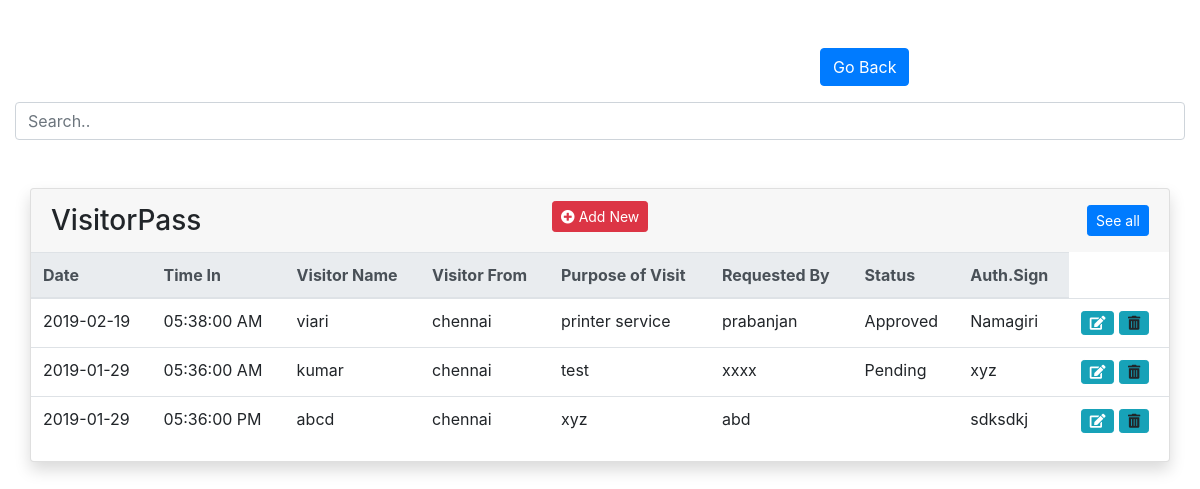
Page /visitorpass/demo.php on the earlier database version.
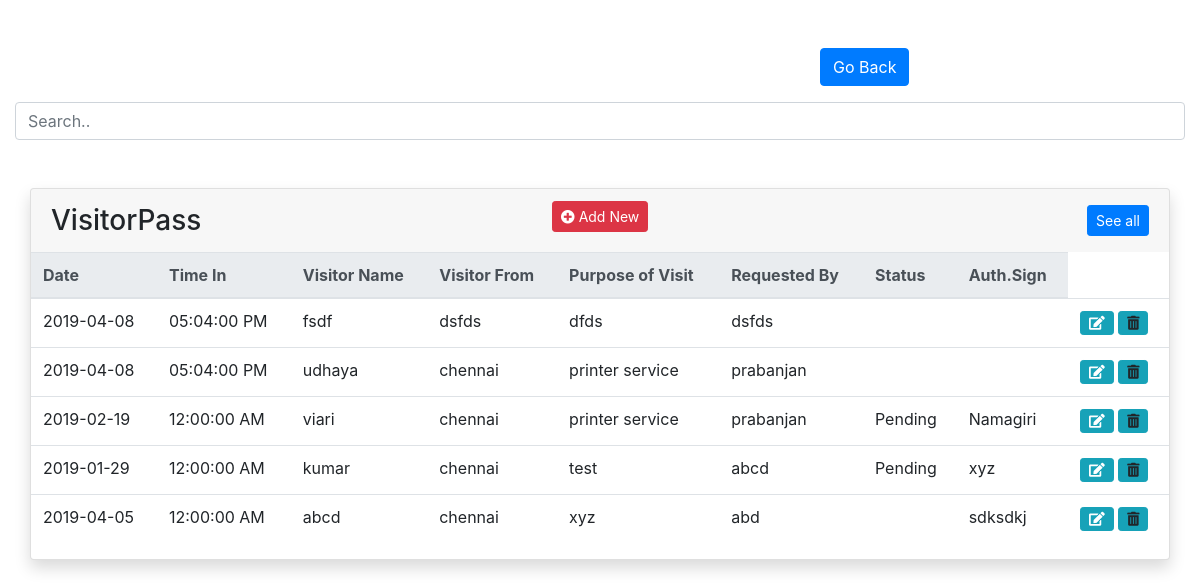
Same page on the later database version.
### tables this page shows
CREATE TABLE `visitor_pass` (
  `v_id` int(100) NOT NULL,
  `date` date NOT NULL,
  `time` time NOT NULL,
  `name` varchar(200) NOT NULL,
  `visitor_from` varchar(300) NOT NULL,
  `visit` varchar(200) NOT NULL,
  `requested` varchar(200) NOT NULL,
  `status` varchar(300) NOT NULL,
  `auth_sign` varchar(300) NOT NULL
);

### visitorpass/demo.php (the view, shortened to what this page needs)
<?php
    include('../config.php');
    $result = $db->query('SELECT v_id,date,TIME_FORMAT(time, "%r")time,name,visitor_from,visit,requested,status,auth_sign FROM visitor_pass ORDER BY v_id DESC');
    $data_record = $result->num_rows;
?>
<html>
<head>
   <link rel="stylesheet" href="https://maxcdn.bootstrapcdn.com/bootstrap/4.2.1/css/bootstrap.min.css">
   <link rel="stylesheet" href="https://use.fontawesome.com/releases/v5.6.3/css/all.css">
<link href="//cdnjs.cloudflare.com/ajax/libs/bootstrap-datetimepicker/4.17.37/css/bootstrap-datetimepicker.css" rel="stylesheet"/>
</head>
<body>
<br/><br/>
<div class="row">
      <div class="col-md-4"></div>
      <div class="col-md-4"> <h2> </h2></div>
      <div class="col-md-4">
		 <a href ="http://192.168.0.64/viaridash/viari.php" class="btn btn-primary back">Go Back</a>
      </div>
  </div>
 <div class="container-fluid mt--7">
  <input class="form-control" id="myInput" type="text" placeholder="Search..">
    <div class="container-fluid mt--7">
      <div class="row mt-5">
        <div class="col-xl-12 mb-5 mb-xl-0">
          <div class="card shadow">
            <div class="card-header border-0">
              <div class="row align-items-center">
                <div class="col">
                  <h3 class="mb-0">VisitorPass</h3>
                </div>
				<h3><a data="page_0" class="model_form btn btn-sm btn-danger" href="#"><i class="fas fa-plus-circle"></i> Add New</a></h3>
                <div class="col text-right">
                  <a href="#!" class="btn btn-sm btn-primary">See all</a>
                </div>
              </div>
            </div>
            <div class="table-responsive">
              <table class="table align-items-center table-flush">
                <thead class="thead-light">
                  <tr>
                    <th scope="col">Date</th>
					<th scope="col">Time In</th>
					<th scope="col">Visitor Name</th>
                    <th scope="col">Visitor From</th>
					<th scope="col">Purpose of Visit</th>
					<th scope="col">Requested By</th>
					<th scope="col">Status</th>
					<th scope="col">Auth.Sign</th>
                  </tr>
                </thead>
				<tbody id="myTable">
                <?php if(isset($result) && ($data_record) > 0)  : $i=1; ?>
                    <?php  while ($users = mysqli_fetch_object($result)) { ?>
                        <tr class="<?=$users->v_id?>_del">
                            <td><?=$users->date;?></td>
                            <td><?=$users->time;?></td>
                            <td><?=$users->name;?></td>
                            <td><?=$users->visitor_from;?></td>
                            <td><?=$users->visit;?></td>
                            <td><?=$users->requested;?></td>
							<td><?=$users->status;?></td>
							<td><?=$users->auth_sign;?></td>
                            <td><a data="<?php echo 'page_'.$users->v_id ?>" class="model_form btn btn-info btn-sm" href="#"> <span> <i class="fas fa-edit"></i></span></a>
                            <a data="<?php echo  $users->v_id ?>" title="Delete <?php echo $users->date;?>" class="tip delete_check btn btn-info btn-sm "><span> <i class="fas fa-trash-alt"></i></span> </a>
                            </td>
                        </tr>
                <?php $i++; } ?>
            <?php else : echo '<tr><td colspan="8"><div align="center">-------No record found -----</div></td></tr>'; ?>
           <?php endif; ?>
            </tbody>
              </table>
    </div>
	</div>
            </div>
          </div>
		  <br/>
        </div>
      </div>
   <link href="../assets/vendor/@fortawesome/fontawesome-free/css/all.min.css" rel="stylesheet">

Differences in the rows shown:
added visitor_pass: date "2019-04-08", time "05:04:00 PM", name "fsdf", visitor_from "dsfds", visit "dfds", requested "dsfds"
added visitor_pass: date "2019-04-08", time "05:04:00 PM", name "udhaya", visitor_from "chennai", visit "printer service", requested "prabanjan"
changed visitor_pass "viari": time "05:38:00 AM" → "12:00:00 AM"; status "Approved" → "Pending"
changed visitor_pass "kumar": time "05:36:00 AM" → "12:00:00 AM"; requested "xxxx" → "abcd"
changed visitor_pass "abd": date "2019-01-29" → "2019-04-05"; time "05:36:00 PM" → "12:00:00 AM"
